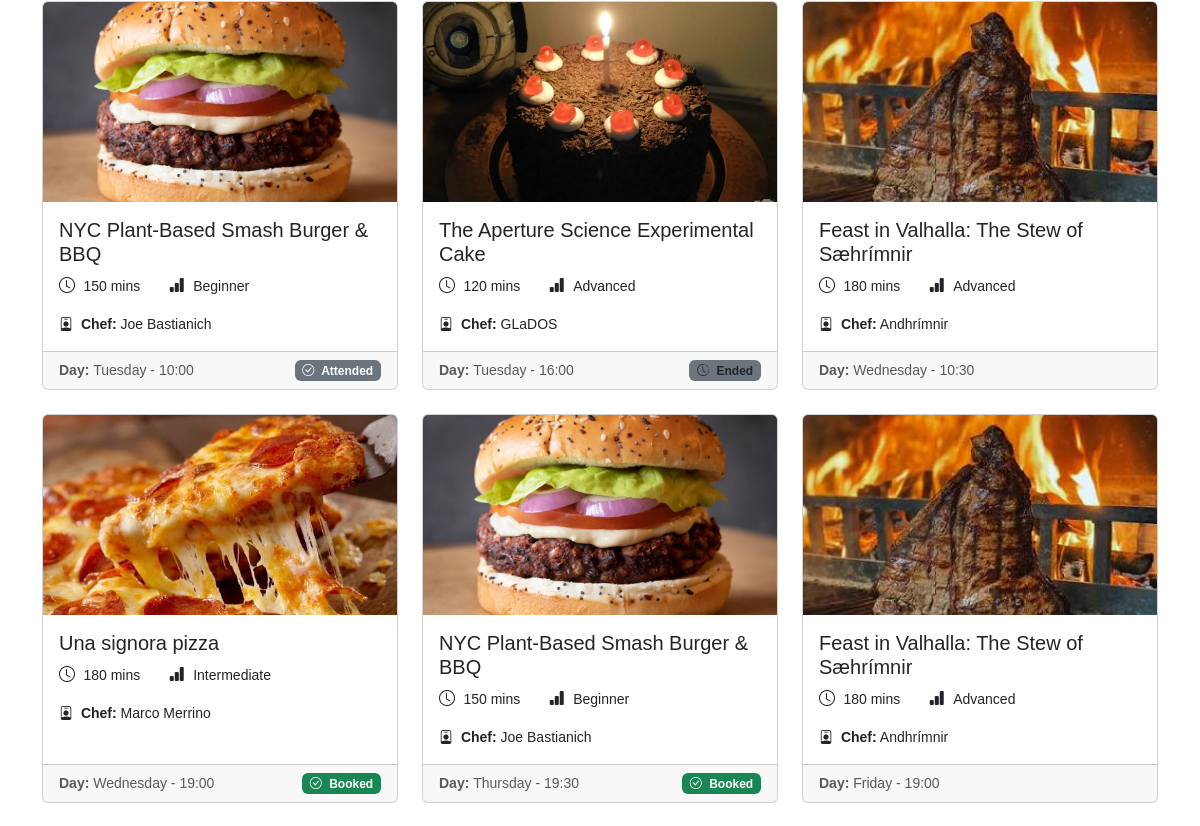
Page / (signed in, middle part) on the earlier database version.
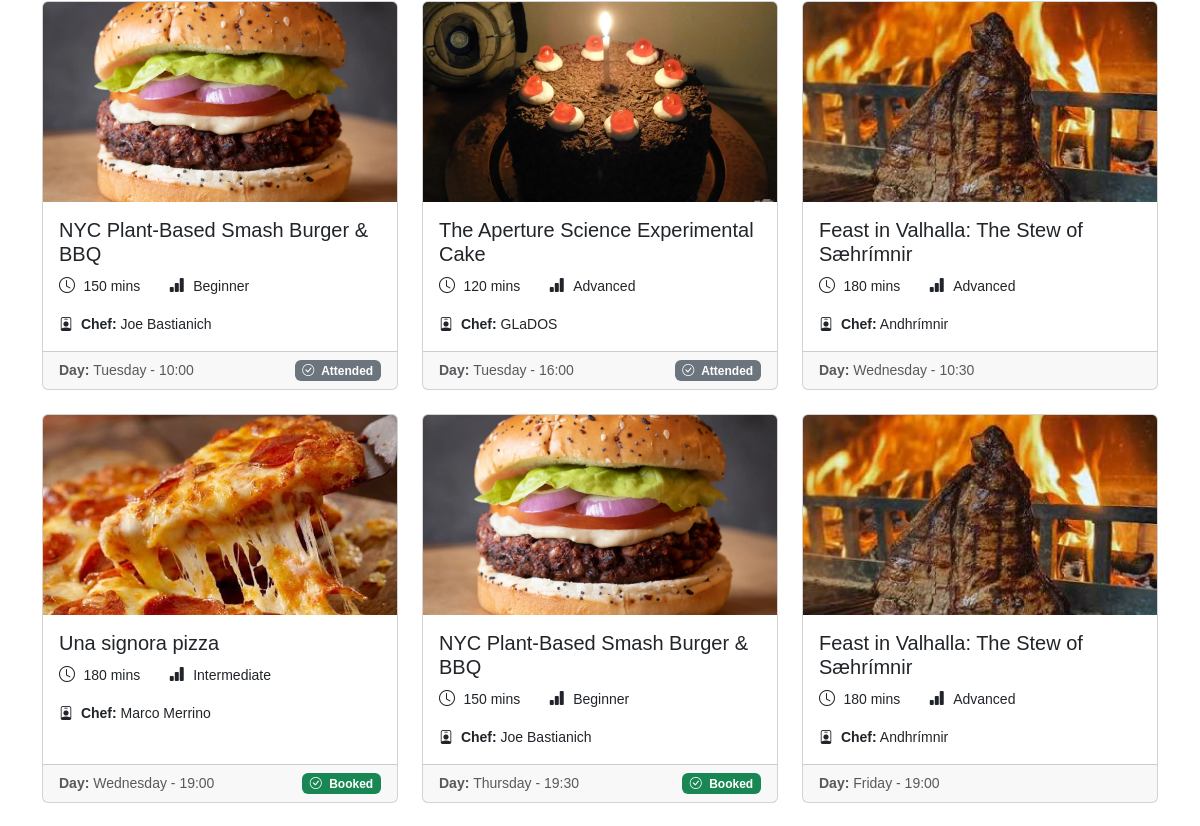
Same page on the later database version.
### tables this page shows
CREATE TABLE "CLASS_SESSION" (
	"id"	INTEGER NOT NULL UNIQUE,
	"max_capacity"	INTEGER NOT NULL,
	"start_time"	TEXT NOT NULL,
	"day_of_week"	TEXT NOT NULL,
	"kitchen"	TEXT NOT NULL,
	"COOKING_CLASS_id"	INTEGER NOT NULL,
	PRIMARY KEY("id" AUTOINCREMENT),
	FOREIGN KEY("COOKING_CLASS_id") REFERENCES "COOKING_CLASS"("id") ON DELETE CASCADE
);

CREATE TABLE "COOKING_CLASS" (
	"id"	INTEGER NOT NULL UNIQUE,
	"cuisine"	TEXT NOT NULL,
	"title"	TEXT NOT NULL,
	"duration"	INTEGER NOT NULL,
	"difficulty"	TEXT NOT NULL CHECK("difficulty" IN ('Beginner', 'Intermediate', 'Advanced')),
	"chef_name"	TEXT NOT NULL,
	"description"	TEXT NOT NULL,
	"dietary_category"	TEXT NOT NULL CHECK("dietary_category" IN ('Standard', 'Vegetarian', 'Vegan', 'Gluten-free')),
	"photo_1"	TEXT NOT NULL,
	"photo_2"	TEXT NOT NULL,
	"photo_3"	TEXT NOT NULL,
	"USER_email"	TEXT NOT NULL,
	PRIMARY KEY("id" AUTOINCREMENT),
	FOREIGN KEY("USER_email") REFERENCES "USER"("email") ON DELETE CASCADE
);

### app.py (the view)
@app.route("/")
def home():
    session_classes = cooking_class_dao.get_all_sessions()
    passed_sessions = []
    for session in session_classes:
        if utilities_dao.check_end_of_session(session["day_of_week"], session["start_time"], session["duration"]):
            passed_sessions.append(session["id"])
    user_bookings = {}
    if current_user.is_authenticated:
        for session in session_classes:
            status = booking_dao.check_existing_booking(current_user.email, session["id"])
            if status:
                user_bookings[session["id"]] = status
    return render_template("public/index.html", session_classes=session_classes, user_bookings=user_bookings, passed_sessions=passed_sessions)

### app.py (called while the page is built)
@login_manager.user_loader
def load_user(user_id):
    db_user = user_dao.get_user_by_email(user_id)
    if not db_user:
        return None
    return User(
        email=db_user["email"],
        first_name=db_user["first_name"],
        last_name=db_user["last_name"],
        password=db_user["password_hash"],
        role=db_user["role"]
    )

### dao/booking_dao.py (called while the page is built)
def check_existing_booking(user_email, session_id):
    conn = utilities_dao.db_connect()
    cursor = conn.cursor()
    cursor.execute("SELECT * FROM BOOKING WHERE USER_email = ? AND CLASS_SESSION_id = ?", (user_email, session_id))
    booking = cursor.fetchone()
    utilities_dao.close_connection(conn, cursor)
    if booking:
        return booking["status"]
    return None

### dao/cooking_class_dao.py (called while the page is built)
def get_all_sessions():
    conn = utilities_dao.db_connect()
    cursor = conn.cursor()
    cursor.execute("""
        SELECT *
        FROM CLASS_SESSION
        JOIN COOKING_CLASS ON CLASS_SESSION.COOKING_CLASS_id = COOKING_CLASS.id
        """)
    sessions = cursor.fetchall()
    sessions.sort(key=lambda s: (utilities_dao.DAYS.index(s["day_of_week"]), s["start_time"]))
    utilities_dao.close_connection(conn, cursor)
    return sessions

### templates/public/index.html (shortened to what this page needs)
{% extends "base.html" %}
{% block content %}
<div id="sessions-list" class="container my-4">
    {% if session_classes %}
    <div class="row g-4">
        {% for session in session_classes %}
        <div class="col-12 col-md-6 col-lg-4">
            <div class="card h-100">
                <img src="{{ url_for('static', filename='img/classes/' ~ session.photo_1) }}" alt="{{ session.title }}"
                    class="card-img-top object-fit-cover card-session-img">
                <div class="card-body">
                    <h5 class="card-title">
                        <a href="{{ url_for('session_details', session_id=session.id) }}"
                            class="stretched-link text-decoration-none text-dark">
                            {{ session.title }}
                        </a>
                    </h5>
                    <ul class="mb-3 list-inline">
                        <li class="list-inline-item">
                            <i class="bi bi-clock me-1"></i>
                            <span class="small">{{ session.duration }} mins</span>
                        </li>
                        <li class="list-inline-item ms-3">
                            <i class="bi bi-bar-chart-fill me-1"></i>
                            <span class="small">{{ session.difficulty }}</span>
                        </li>
                    </ul>
                    <p class="small mb-0">
                        <i class="bi bi-person-badge me-1"></i>
                        <strong>Chef:</strong> {{ session.chef_name }}
                    </p>
                </div>
                <div class="card-footer d-flex justify-content-between mt-0">
                    <small class="text-body-secondary"><strong>Day: </strong>{{ session.day_of_week }} - {{
                        session.start_time }}</small>
                    {% if session.id in passed_sessions %}
                        {% if user_bookings.get(session.id) == 'ENROLLED' %}
                        <span class="badge bg-secondary">
                            <i class="bi bi-check-circle me-1"></i> Attended
                        </span>
                        {% else %}
                        <span class="badge bg-secondary text-dark">
                            <i class="bi bi-clock-history me-1"></i> Ended
                        </span>
                        {% endif %}
                    {% else %}
                        {% if user_bookings.get(session.id) == 'ENROLLED' %}
                        <span class="badge bg-success">
                            <i class="bi bi-check-circle me-1"></i> Booked
                        </span>
                        {% elif user_bookings.get(session.id) == 'WAITING' %}
                        <span class="badge bg-warning text-dark">
                            <i class="bi bi-clock-history me-1"></i> In Waiting List
                        </span>
                        {% endif %}
                    {% endif %}
                </div>
            </div>
        </div>
        {% endfor %}
    </div>
    {% endif %}
</div>
{% endblock %}

Differences in the rows shown:
changed CLASS_SESSION "The Aperture Science Experimental Cake": text "Ended" → "Attended"
